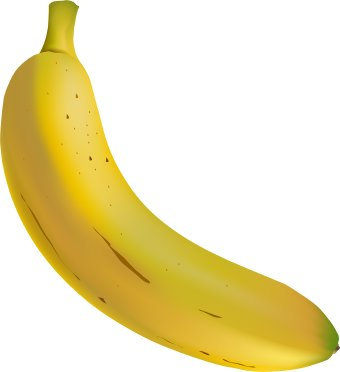
//> input picture TestOpenCV3.0/Banana.jpeg, 340 x 372 px
$ ./EdgeDetection Banana.jpeg   (built with g++ and OpenCV 4)
//> lines starting //> are read from the running program, lines starting //| are printed output that depends on the picture; after the words box and inside, x2 and y2 are one past the last pixel; in counts of white or black regions, pixels touching at a corner belong together
### TestOpenCV3.0/EdgeDetection.h
#pragma once
#include <opencv2/core/core.hpp>
#include <opencv2/highgui/highgui.hpp>

#include <opencv2/opencv.hpp>
#include<opencv2/highgui/highgui.hpp>
#include<opencv2/imgproc/imgproc.hpp>

#include <iostream>
#include <vector>
#include <string>
#include <fstream>
class EdgeDetection
{
public:
	EdgeDetection();
	EdgeDetection(const cv::Mat& img, std::string name);
	~EdgeDetection();
	void run();
	void canny_contour();
	void canny2();
	void sobel();
	void laplace();
	void scharr();
	void output(const cv::Mat& img);
	void read_file(std::string filename);
private:
	cv::Mat img;
	std::string img_name;
};

### TestOpenCV3.0/EdgeDetection.cpp
#include "EdgeDetection.h"

using namespace cv;
using namespace std;

EdgeDetection::EdgeDetection()
{
}

// [5 lines left out: function EdgeDetection, not called in this run]


EdgeDetection::~EdgeDetection()
{
}

// [18 lines left out: function output, not called in this run]
// [12 lines of commented-out code are left out]

Mat src; Mat src_gray;
int mode = 0;
int color = 0;
int thresh = 100;
int max_thresh = 255;
int brush_size = 2;
int max_brush_size = 50;
IplImage* contour_image = 0;
CvPoint prev_pt = { -1,-1 };

RNG rng(12345);

int main(int argc, char ** argv);

/// Function header
void thresh_callback(int, void*);
void brush_callback(int, void*);
void on_mouse(int event, int x, int y, int flags, void* zhang);

int main(int argc, char **argv)
{
	if (argc < 2)
		return 0;

	printf("Hot keys: \n"
				"\tESC - quit the program\n"
				"\te - erase the edge\n"
				"\td draw edge\n"
				"\ts save the edge file\n");

	string file_name = argv[1];
	src = imread(file_name, 1);
//> src is the input picture: 372 rows x 340 cols, CV_8UC3; mean B, G, R 179.4, 226.1, 238

	//Convert image to gray and blur it
	cvtColor(src, src_gray, CV_BGR2GRAY);
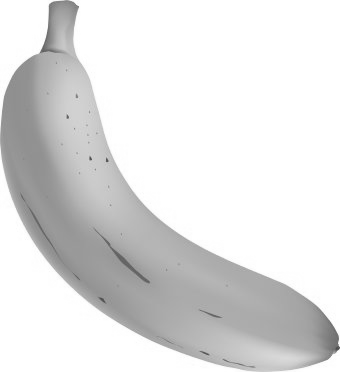
//> src_gray: 372 rows x 340 cols, CV_8UC1; min 75, max 255, mean 224.3
	blur(src_gray, src_gray, Size(3, 3));
//> src_gray: 372 rows x 340 cols, CV_8UC1; 15.57% of pixels changed, all inside (x1, y1, x2, y2) = (0, 0, 340, 372)

	//Create Window
	char* source_window = "Source";
	namedWindow(source_window, CV_WINDOW_AUTOSIZE);
	imshow(source_window, src);
	createTrackbar("Canny Thresh", "Source", &thresh, max_thresh, thresh_callback);
	createTrackbar("Brush Size", "Source", &brush_size, max_brush_size, brush_callback);

	thresh_callback(0, 0);
//> in thresh_callback, `Canny(src_gray, canny_output, thresh, thresh * 2, 3);`:
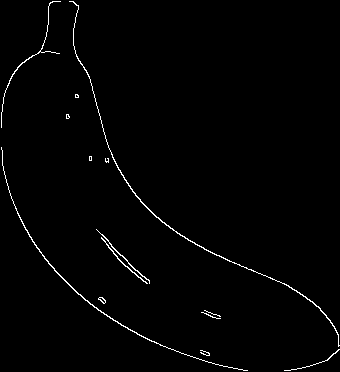
//> canny_output: 372 rows x 340 cols, CV_8UC1; 1.3% white in thin lines or dots
	brush_callback(0,0);
	cvSetMouseCallback("Contours", on_mouse, 0);

	for (;;)
	{
		int c = waitKey(0);
//> the 'e' key is pressed

		if ((char)c == 'd')
			color = 255;

		if ((char)c == 'e')
			color = 0;

		if ((char)c == 's') {
			Mat image = cvarrToMat(contour_image);
			output(image, file_name);
			break;
		}
	}

	return 0;

}

/** @functions */
void thresh_callback(int, void*)
{
	Mat canny_output;
	vector<vector<Point> > contours;
	vector<Vec4i> hierarchy;

	/// Detect edges using canny
	Canny(src_gray, canny_output, thresh, thresh * 2, 3);
	/// Find contours
	//findContours(canny_output, contours, hierarchy, CV_RETR_TREE, CV_CHAIN_APPROX_SIMPLE, Point(0, 0));

	/// Draw contours
	Mat drawing = canny_output;//Mat::zeros(canny_output.size(), CV_8UC3);
	// [7 lines of commented-out code are left out]
	namedWindow("Contours", CV_WINDOW_AUTOSIZE);
	imshow("Contours", drawing);

	contour_image = cvCloneImage(&(IplImage)drawing);
}

void brush_callback(int, void*) {

}

// [19 lines left out: function on_mouse, not called in this run]

$ run again, on TestOpenCV3.0/Bottle.jpg
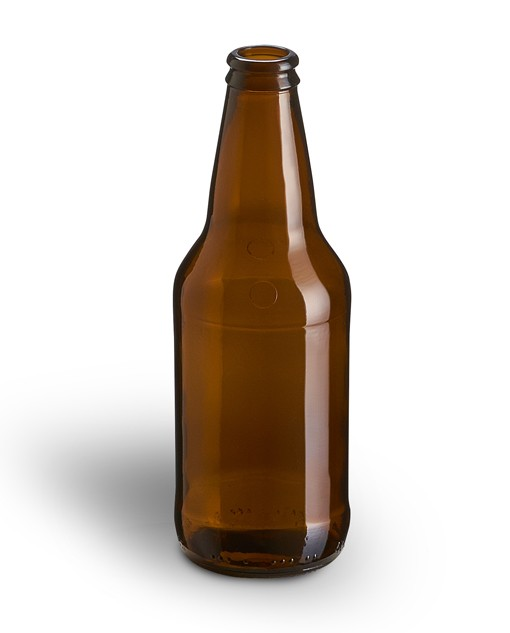
//> input picture TestOpenCV3.0/Bottle.jpg, 510 x 633 px
//> src is the input picture: 633 rows x 510 cols, CV_8UC3; mean B, G, R 197.2, 204.9, 213.7
//> `blur(src_gray, src_gray, Size(3, 3));`:
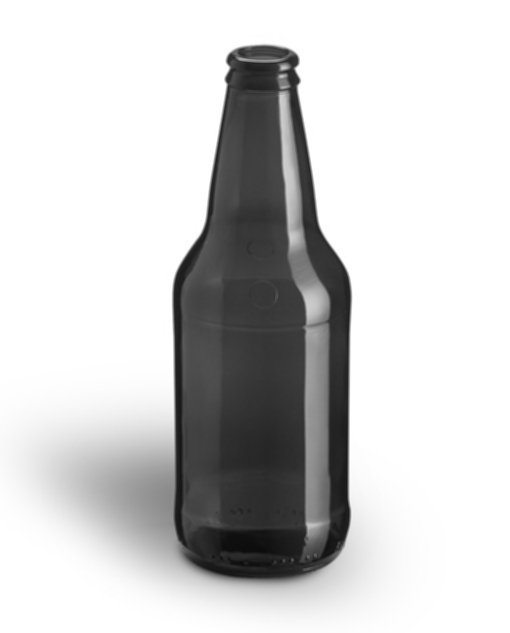
//> src_gray: 633 rows x 510 cols, CV_8UC1; min 12, max 255, mean 206.7
//> in thresh_callback, `Canny(src_gray, canny_output, thresh, thresh * 2, 3);`:
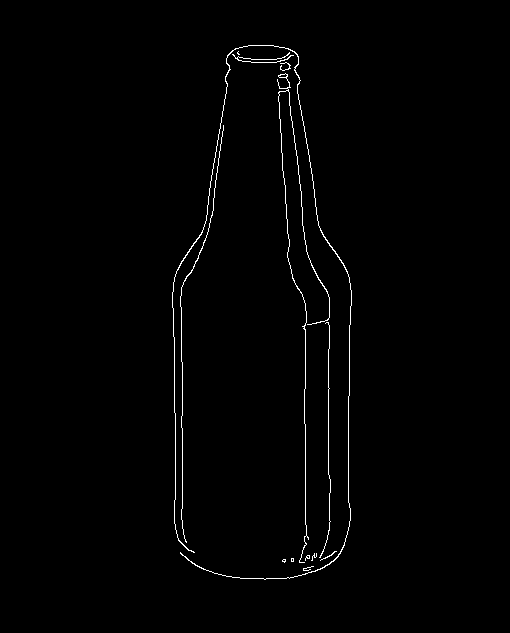
//> canny_output: 633 rows x 510 cols, CV_8UC1; 0.97% white in thin lines or dots, all inside (x1, y1, x2, y2) = (172, 45, 352, 580)
